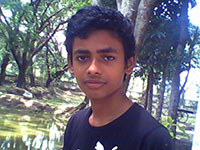
#> input picture alim.jpg, 200 x 150 px
$ python index.py
#> lines starting #> are read from the running program, lines starting #| are printed output that depends on the picture; after the words box and inside, x2 and y2 are one past the last pixel; in counts of white or black regions, pixels touching at a corner belong together
from PIL import Image
import numpy as np
import codecs, json

# im = Image.open('SFdE0.png')
im = Image.open('alim.jpg')
#> im is the input picture: PIL image 200x150 RGB; mean R, G, B 112, 112.1, 123.6
HSV = im.convert('HSV')
#> HSV: PIL image 200x150 HSV; mean H, S, V 139.3, 79.8, 136.8
RGB = im.convert('RGBA')

data = np.array(HSV)   # "data" is a height x width x 4 numpy array
hue, saturation, value = data.T # Temporarily unpack the bands for readability
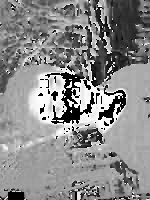
#> hue: shape (200, 150); min 0, max 254, mean 139.3
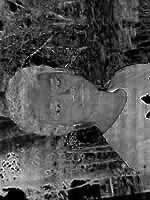
#> saturation: shape (200, 150); min 0, max 255, mean 79.8

im_RGB = np.array(RGB)   # "data" is a height x width x 4 numpy array
red, green, blue, alpha = im_RGB.T # Temporarily unpack the bands for readability
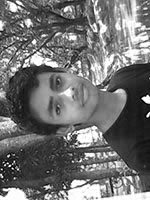
#> red: shape (200, 150); min 0, max 255, mean 112
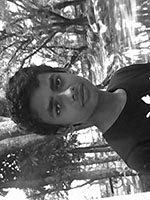
#> green: shape (200, 150); min 0, max 255, mean 112.1
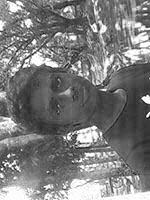
#> blue: shape (200, 150); min 14, max 255, mean 123.6
#> alpha: shape (200, 150); every value is 255

hue_sample = [1, 350, 354, 10, 6, 358, 344, 6, 347, 16, 346, 6]
hue_avg = np.average(hue_sample)
print(hue_sample)
print(hue_avg)
print(int(hue_avg) - 30, int(hue_avg) + 30)
# Mask = (np.zeros([len(hue),len(hue[0])])).astype(np.uint8)
Mask = np.empty([len(hue[0]),len(hue)])

for i in range(0, len(hue)):
    for j in range(0, len(hue[i])):
        if hue[i][j] in range(int(hue_avg) - 30, int(hue_avg) + 30) :
            Mask[j][i] = 255
        else:
            Mask[j][i] = 0
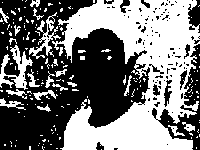
#> Mask: shape (150, 200) float64; 46.8% white; 170 white regions (146 under 20 px), largest, box (x1, y1, x2, y2) and area: (52, 0, 200, 150) 11472, (0, 45, 33, 90) 578, (29, 12, 61, 59) 386


for i in range(0, len(im_RGB)):
    for j in range(0, len(im_RGB[i])):
        if Mask[i][j] == 255:
            im_RGB[i][j] = [255, 255, 255, 1]
#> this loop made 150 passes
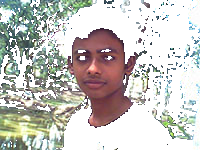
#> im_RGB: shape (150, 200, 4); mean R, G, B, A 198.6, 196.8, 192.3, 136.1; transparent parts drawn white


json.dump(im_RGB[0:2].tolist(), codecs.open('tst.json', 'w', encoding='utf-8'), separators=(',', ':'), sort_keys=True, indent=4) ### this saves the array in .json format

# Replace white with hue... (leaves alpha values alone...)
# white_areas = (red == 255) & (blue == 255) & (green == 255)
# im_RGB[..., :-1][white_areas.T] = (255, 0, 0) # Transpose back needed

im2 = Image.fromarray(Mask)
im2 = im2.convert('RGB')
im2.save('alim.mask.jpg')
im2.show()

im2 = Image.fromarray(im_RGB)
im2 = im2.convert('RGB')
im2.save('alim.masked.jpg')

im2.show()
